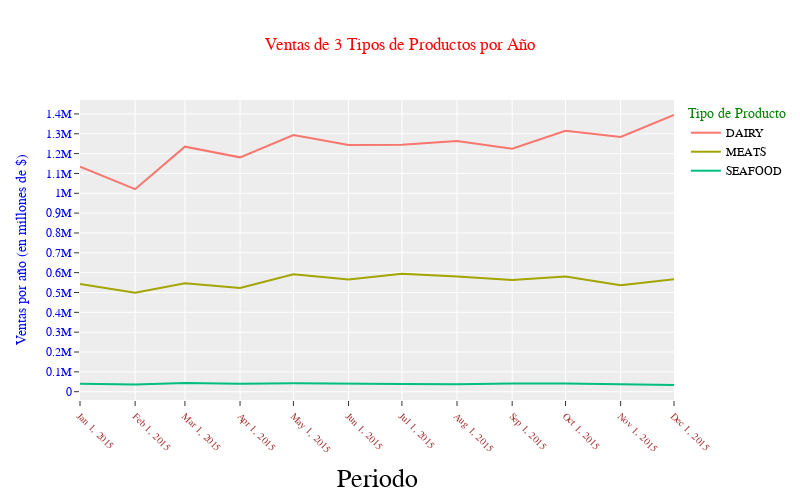

This figure's notebook cell:
### Markdown cell above
# Plotly

### Code cell
fig = px.line(
    df,
    width=800, 
    height=500,
    template='ggplot2',
    title='Ventas de 3 Tipos de Productos por Año', 
    labels={
        "fecha": "Periodo",
        "value": "Ventas por año (en millones de $)",
        "variable": "Tipo de Producto"
    }
)

# Configuraciones de TEXTO globales para el gráfico
# https://plotly.com/python/figure-labels/#global-and-local-font-specification
fig.update_layout( 
    font_family="Courier New", # Para todo el gráfico. Puede ser sobreescrita por otras configuraciones
    font_color="blue", # Para todo el gráfico. Puede ser sobreescrita por otras configuraciones
    title_font_family="Times New Roman", # Solo del título del grafico
    title_font_color="red", # Solo del titulo del grafico
    legend_title_font_color="green", # Solo del titulo de la leyenda
    legend_font_color='black' # Del resto del texto de la leyenda
)

# Configuraciones de TEXTO locales a los Ejes y a los Ticks
# https://plotly.com/python/figure-labels/#global-and-local-font-specification
fig.update_xaxes(
    title_font_family="Arial", # Solo el titulo del Eje
    title_font_color='black', # Solo el titulo del Eje
    title_font_size=26, # Solo el titulo del Eje
    tickangle=45,
    tickmode='array',
    tickvals=df.index.values,
    tickfont={ # Configuraciones de fuente para los ticks
        'family': 'Rockwell', 
        'color': 'brown', 
        'size': 10
    }
)

fig.update_yaxes(
    nticks=20
)

fig.show()

### Figure 1 — Plotly figure (JSON) as saved in the notebook; plotly's stock layout.template omitted (floating-point values rounded to 4 significant figures)
{"data": [{"hovertemplate": "Tipo de Producto=DAIRY<br>Periodo=%{x}<br>Ventas por año (en millones de $)=%{y}<extra></extra>", "legendgroup": "DAIRY", "line": {"color": "#F8766D", "dash": "solid"}, "marker": {"symbol": "circle"}, "mode": "lines", "name": "DAIRY", "orientation": "v", "showlegend": true, "type": "scatter", "x": ["2015-01", "2015-02", "2015-03", "2015-04", "2015-05", "2015-06", "2015-07", "2015-08", "2015-09", "2015-10", "2015-11", "2015-12"], "xaxis": "x", "y": [1134521, 1020747, 1234851, 1181180, 1293308, 1243588, 1244815, 1263428, 1224619, 1314827, 1283672, 1394582], "yaxis": "y"}, {"hovertemplate": "Tipo de Producto=MEATS<br>Periodo=%{x}<br>Ventas por año (en millones de $)=%{y}<extra></extra>", "legendgroup": "MEATS", "line": {"color": "#A3A500", "dash": "solid"}, "marker": {"symbol": "circle"}, "mode": "lines", "name": "MEATS", "orientation": "v", "showlegend": true, "type": "scatter", "x": ["2015-01", "2015-02", "2015-03", "2015-04", "2015-05", "2015-06", "2015-07", "2015-08", "2015-09", "2015-10", "2015-11", "2015-12"], "xaxis": "x", "y": [543100.0, 498700.0, 546500.0, 522300.0, 591700.0, 565000.0, 594900.0, 581200.0, 562700.0, 580800.0, 535900.0, 567400.0], "yaxis": "y"}, {"hovertemplate": "Tipo de Producto=SEAFOOD<br>Periodo=%{x}<br>Ventas por año (en millones de $)=%{y}<extra></extra>", "legendgroup": "SEAFOOD", "line": {"color": "#00BF7D", "dash": "solid"}, "marker": {"symbol": "circle"}, "mode": "lines", "name": "SEAFOOD", "orientation": "v", "showlegend": true, "type": "scatter", "x": ["2015-01", "2015-02", "2015-03", "2015-04", "2015-05", "2015-06", "2015-07", "2015-08", "2015-09", "2015-10", "2015-11", "2015-12"], "xaxis": "x", "y": [40470.0, 36070.0, 43810.0, 39980.0, 42510.0, 38780.0, 38540.0, 37770.0, 41910.0, 41420.0, 38820.0, 33730.0], "yaxis": "y"}], "layout": {"font": {"color": "blue", "family": "Courier New"}, "height": 500, "legend": {"font": {"color": "black"}, "title": {"font": {"color": "green"}, "text": "Tipo de Producto"}, "tracegroupgap": 0}, "title": {"font": {"color": "red", "family": "Times New Roman"}, "text": "Ventas de 3 Tipos de Productos por Año"}, "width": 800, "xaxis": {"anchor": "y", "domain": [0, 1], "tickangle": 45, "tickfont": {"color": "brown", "family": "Rockwell", "size": 10}, "tickmode": "array", "tickvals": ["2015-01", "2015-02", "2015-03", "2015-04", "2015-05", "2015-06", "2015-07", "2015-08", "2015-09", "2015-10", "2015-11", "2015-12"], "title": {"font": {"color": "black", "family": "Arial", "size": 26}, "text": "Periodo"}}, "yaxis": {"anchor": "x", "domain": [0, 1], "nticks": 20, "title": {"text": "Ventas por año (en millones de $)"}}}}
